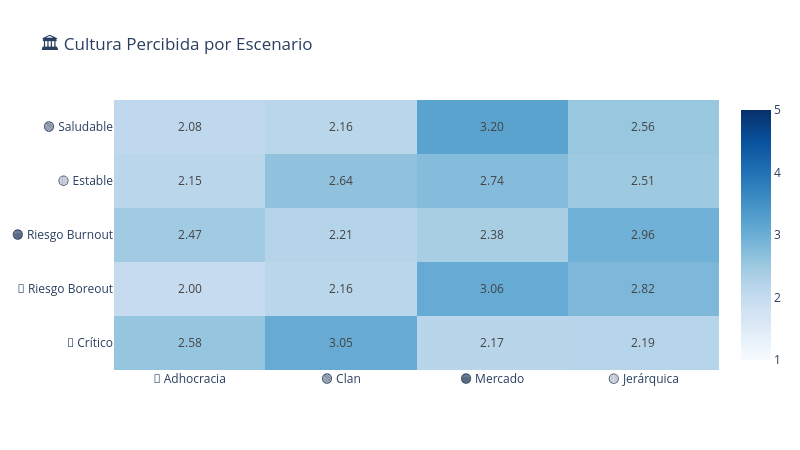

The code cell stored with this chart in its notebook:
### Markdown cell above
## 4. 🏛️ Cultura CVF por Escenario

¿Qué cultura predomina en cada escenario?

### Code cell
# =====================================================
# CULTURA CVF POR ESCENARIO
# =====================================================

# Calcular scores de cultura si no existen
if "cvf_adhocracia" not in df_benchmark.columns:
    df_benchmark["cvf_adhocracia"] = df_benchmark[["q65", "q66"]].mean(axis=1)
    df_benchmark["cvf_clan"] = df_benchmark[["q67", "q68"]].mean(axis=1)
    df_benchmark["cvf_mercado"] = df_benchmark[["q69", "q70"]].mean(axis=1)
    df_benchmark["cvf_jerarquica"] = df_benchmark[["q71", "q72"]].mean(axis=1)

cultura_cols = ["cvf_adhocracia", "cvf_clan", "cvf_mercado", "cvf_jerarquica"]
cultura_nombres = ["🔵 Adhocracia", "🟢 Clan", "🟠 Mercado", "🟡 Jerárquica"]

# Medias por escenario
cultura_por_escenario = df_benchmark.groupby("escenario")[cultura_cols].mean()

# Heatmap
fig = px.imshow(
    cultura_por_escenario.values,
    x=cultura_nombres,
    y=[ETIQUETAS_ES[esc] for esc in ESCENARIOS],
    color_continuous_scale='Blues',
    zmin=1, zmax=5,
    title="🏛️ Cultura Percibida por Escenario",
    text_auto='.2f',
    aspect='auto'
)

fig.update_layout(height=450, width=800)
fig.show()

print("""
💡 INTERPRETACIÓN:
- 🟢 Saludable: Cultura Clan predominante (3.05) - apoyo familiar
- 🟡 Estable: Perfil equilibrado - ninguna cultura domina
- 🟠 Riesgo Burnout: Cultura Mercado predominante (3.06) - presión por resultados
- 🔵 Riesgo Boreout: Cultura Jerárquica predominante (2.96) - procesos rígidos
- 🔴 Crítico: Cultura Mercado muy alta (3.20) - máxima presión

CONCLUSIÓN:
La cultura organizacional percibida es un factor explicativo clave del bienestar laboral.
Esto valida la integración de CVF en el framework EBLET.
""")

### Figure 1 — Plotly figure (JSON) as saved in the notebook; plotly's stock layout.template omitted (floating-point values rounded to 4 significant figures)
{"data": [{"coloraxis": "coloraxis", "hovertemplate": "x: %{x}<br>y: %{y}<br>color: %{z}<extra></extra>", "name": "0", "texttemplate": "%{z:.2f}", "type": "heatmap", "x": ["🔵 Adhocracia", "🟢 Clan", "🟠 Mercado", "🟡 Jerárquica"], "xaxis": "x", "y": ["🟢 Saludable", "🟡 Estable", "🟠 Riesgo Burnout", "🔵 Riesgo Boreout", "🔴 Crítico"], "yaxis": "y", "z": [[2.079, 2.162, 3.204, 2.559], [2.148, 2.636, 2.742, 2.507], [2.467, 2.214, 2.379, 2.955], [2.0, 2.158, 3.06, 2.82], [2.578, 3.048, 2.175, 2.19]]}], "layout": {"coloraxis": {"autocolorscale": false, "cmax": 5, "cmin": 1, "colorscale": [[0, "rgb(247,251,255)"], [0.125, "rgb(222,235,247)"], [0.25, "rgb(198,219,239)"], [0.375, "rgb(158,202,225)"], [0.5, "rgb(107,174,214)"], [0.625, "rgb(66,146,198)"], [0.75, "rgb(33,113,181)"], [0.875, "rgb(8,81,156)"], [1, "rgb(8,48,107)"]]}, "height": 450, "title": {"text": "🏛️ Cultura Percibida por Escenario"}, "width": 800, "xaxis": {"anchor": "y", "domain": [0, 1]}, "yaxis": {"anchor": "x", "autorange": "reversed", "domain": [0, 1]}}}
